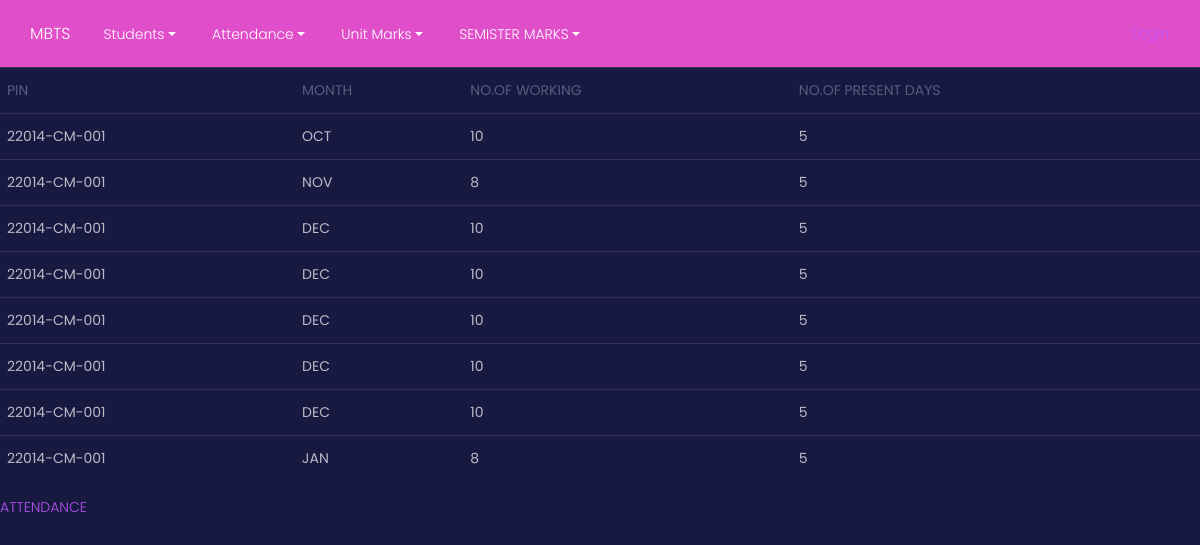
Page /n/22014-CM-001/show on the earlier database version.
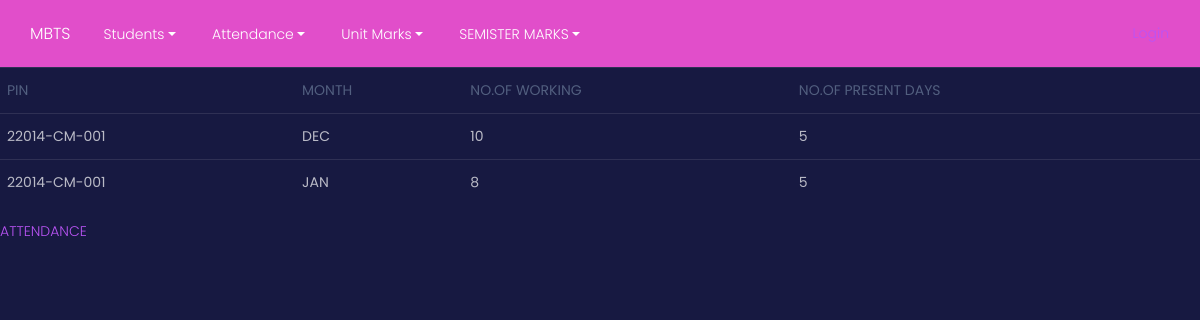
Same page on the later database version.
### mbts/models.py (models this page shows, shortened)
class Attendance(models.Model):
    sem = models.CharField(max_length=10)
    month=models.CharField(max_length=20)
    nfw=models.IntegerField(default=0)
    npd=models.IntegerField(default=0)
    twd=models.IntegerField(default=0)
    tpd=models.IntegerField(default=0)
    per = models.IntegerField(default=0)
    student = models.ForeignKey(Students, to_field="pin", on_delete=models.CASCADE)

### mbts/views/attendance.py (the view)
# urls.py: path("<str:student>/show", attendance.show, name="atten_show"),
def show(request, student):
    attendances = Attendance.objects.filter(student=student).all()
    context = {"attendances" : attendances }
    return render(request, "attendance/show.html", context)

### mbts/templates/attendance/show.html
{% extends "base.html" %}
{% block content %}
{% if attendances %}
    <table class="table">
    <thead>
        <tr><td>PIN</td><td>MONTH</td><td>NO.OF WORKING</td><td>NO.OF PRESENT DAYS</td> </tr>
        </thead>
    {% for s in attendances %}
    <tr><td>{{s.student_id}}</td>
    <td>{{s.month}}</td>
    <td>{{s.nfw}}</td>
    <td>{{s.npd}}</td></tr>
    {% endfor%}
    </table>
{% endif %}
<a href="{% url 'atten_index' %}">ATTENDANCE</a>
{% endblock %}

Differences in the rows shown:
removed Attendance: student_id "22014-CM-001", month "OCT", nfw "10", npd "5"
removed Attendance: student_id "22014-CM-001", month "NOV", nfw "8", npd "5"
removed Attendance: student_id "22014-CM-001", month "DEC", nfw "10", npd "5"
removed Attendance: student_id "22014-CM-001", month "DEC", nfw "10", npd "5"
removed Attendance: student_id "22014-CM-001", month "DEC", nfw "10", npd "5"
removed Attendance: student_id "22014-CM-001", month "DEC", nfw "10", npd "5"
